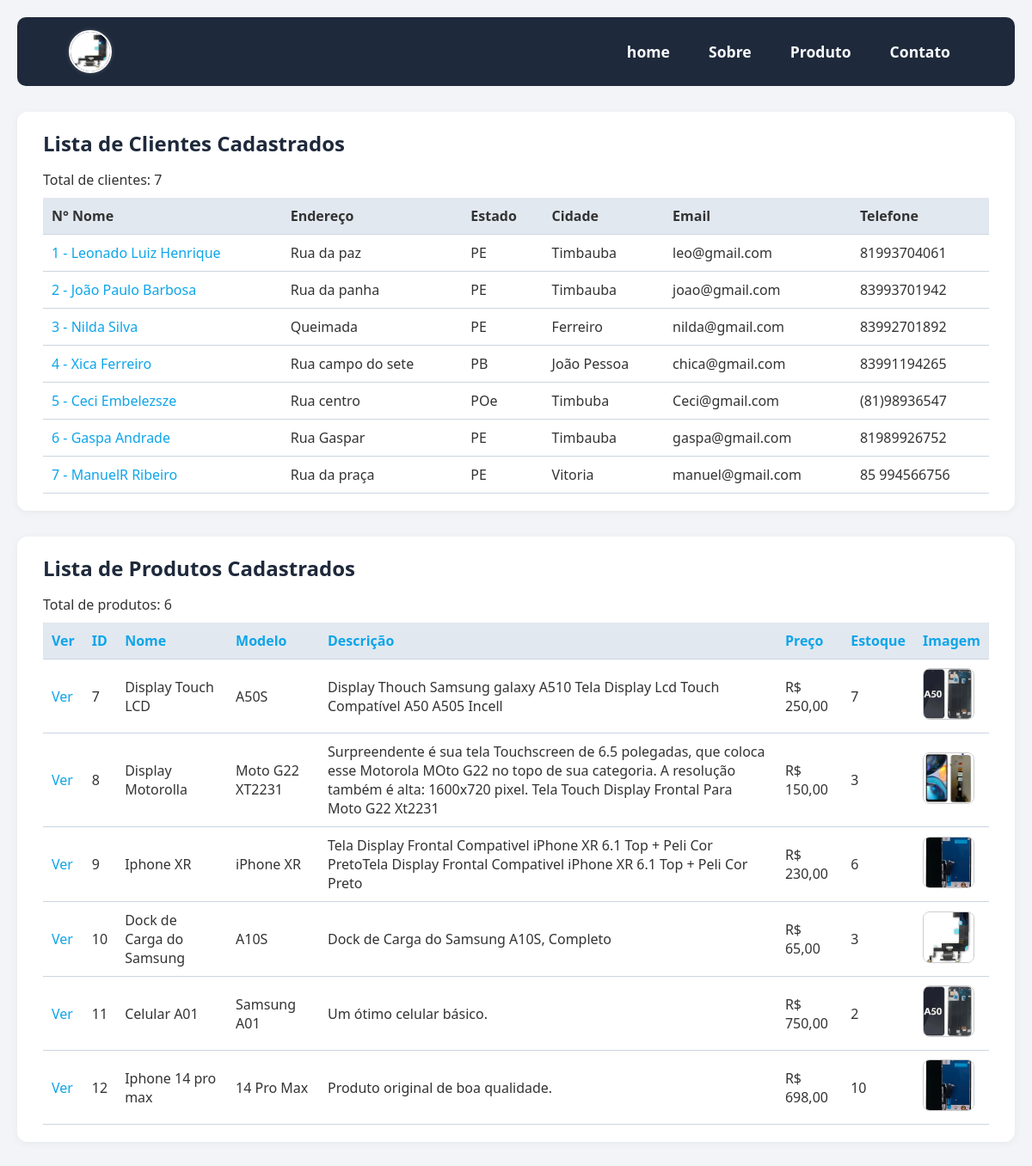
The page / on the database its author committed.
### core/models.py (models this page shows, shortened)
class Cliente(models.Model):
    nome = models.CharField('Nome', max_length=100)  # Nome do cliente
    sobrenome = models.CharField(
        'Sobrenome', max_length=100)  # Sobrenome do cliente
    endereco = models.CharField(
        'Endereço', max_length=200)  # Endereço do cliente
    estado = models.CharField('Estado', max_length=50)  # Estado do cliente
    cidade = models.CharField('Cidade', max_length=100)  # Cidade do cliente
    email = models.EmailField('E-mail', max_length=100)  # E-mail do cliente
    telefone = models.CharField(
        'Telefone', max_length=15, blank=True, null=True)  # Telefone do cliente

class Produto(models.Model):
    nome = models.CharField('Nome', max_length=100)  # Nome do produto
    modelo = models.CharField('Modelo', max_length=100)  # Modelo do produto
    descricao = models.TextField('Descrição')  # Descrição do produto
    preco = models.DecimalField(
        'Preço', max_digits=10, decimal_places=2)    # Preço do produto
    estoque = models.IntegerField('Quantidade em Estoque')
    imagem = models.ImageField(
        'Imagem', upload_to='produtos/', blank=True, null=True)  # Imagem do produto

### core/views.py (the view)
# urls.py: path('', index, name='index'),
def index(request):
    produtos = Produto.objects.all()
    cliente = Cliente.objects.all()
    context = {
        'produtos': produtos,
        'clientes': cliente,
    }
    return render(request, 'index.html', context)

### core/templates/index.html (shortened to what this page needs)
{% load static %}
<!DOCTYPE html>
<html lang="pt-br">
<head>
  <link rel="stylesheet" href="{% static 'css/style.css' %}">
  <link rel="stylesheet" href="{% static 'css/home.css' %}">
</head>
<body>
  <header>
        <div class="logo">
            <img src="{% static 'images/Dockdecarga.webp' %}" alt="Logo" style="vertical-align: middle; border-radius: 50%; width: 50px; height: 50px;">
        </div>
        <nav>
            <a href="{% url 'index' %}">home</a>
            <a href="{% url 'sobre' %}">Sobre</a>
            <a href="#">Produto</a>
            <a href="{% url 'contato' %}">Contato</a>
        </nav>
    </header>
  <section class="clientes">
    <h2>Lista de Clientes Cadastrados</h2>
    {% if clientes %}
      <p>Total de clientes: {{ clientes|length }}</p>
      <table class="tabela">
        <thead>
          <tr>
            <th>N° Nome</th>
            <th>Endereço</th>
            <th>Estado</th>
            <th>Cidade</th>
            <th>Email</th>
            <th>Telefone</th>
          </tr>
        </thead>
        <tbody>
          {% for cliente in clientes %}
          <tr>
            <td data-label="N° Nome"><a href="{% url 'cliente' cliente.id %}">{{ cliente.id }} - {{ cliente.nome }} {{ cliente.sobrenome }}</a></td>
            <td data-label="Endereço">{{ cliente.endereco }}</td>
            <td data-label="Estado">{{ cliente.estado }}</td>
            <td data-label="Cidade">{{ cliente.cidade }}</td>
            <td data-label="Email">{{ cliente.email }}</td>
            <td data-label="Telefone">{{ cliente.telefone }}</td>
          </tr>
          {% endfor %}
        </tbody>
      </table>
    {% else %}
      <p>Nenhum cliente cadastrado.</p>
    {% endif %}
  </section>
  <section class="produtos">
    <h2>Lista de Produtos Cadastrados</h2>
    {% if produtos %}
      <p>Total de produtos: {{ produtos|length }}</p>
      <table class="tabela">
        <thead>
          <tr>
            <th><a href="#">Ver</a></th>
            <th><a href="#">ID</a></th>
            <th><a href="#">Nome</a></th>
            <th><a href="#">Modelo</a></th>
            <th><a href="#">Descrição</a></th>
            <th><a href="#">Preço</a></th>
            <th><a href="#">Estoque</a></th>
            <th><a href="#">Imagem</a></th>
          </tr>
        </thead>
        <tbody>
          {% for produto in produtos %}
          <tr>
            <td data-label="Ver"><a href="{% url 'produto' produto.id %}">Ver</a></td>
            <td data-label="ID">{{ produto.id }}</td>
            <td data-label="Nome">{{ produto.nome }}</td>
            <td data-label="Modelo">{{ produto.modelo }}</td>
            <td data-label="Descrição">{{ produto.descricao }}</td>
            <td data-label="Preço">R$ {{ produto.preco }}</td>
            <td data-label="Estoque">{{ produto.estoque }}</td>
            <td data-label="Imagem">
              {% if produto.imagem %}
                <img src="{{ produto.imagem.url }}" alt="Imagem do Produto">
              {% else %}
                <span>Sem imagem</span>
              {% endif %}
            </td>
          </tr>
          {% endfor %}
        </tbody>
      </table>
    {% else %}
      <p>Nenhum produto cadastrado.</p>
    {% endif %}
  </section>
</body>
</html>

### core/static/css/style.css (style rules this page uses)
body { margin: 0; font-family: Arial, sans-serif; }
header { background: #222; color: #fff; padding: 20px 0; display: flex; align-items: center; }
.logo { margin-left: 30px; font-size: 1.8em; font-weight: bold; }
nav { margin-left: auto; margin-right: 30px; }
nav a { color: #fff; text-decoration: none; margin: 0 15px; font-size: 1.1em; }

### core/static/css/home.css (style rules this page uses)
* { margin: 0; padding: 0; box-sizing: border-box; font-family: "Segoe UI", Tahoma, Geneva, Verdana, sans-serif; }
body { background-color: #f2f4f7; color: #333; padding: 20px; }
header { background-color: #1e293b; color: white; padding: 15px 30px; border-radius: 10px; display: flex; align-items: center; justify-content: space-between; flex-wrap: wrap; margin-bottom: 30px; }
.logo img { border: 2px solid #fff; box-shadow: 0 0 5px rgba(255, 255, 255, 0.2); }
nav { display: flex; gap: 15px; }
nav a { color: #f8fafc; text-decoration: none; font-weight: bold; transition: 0.3s; }
section { background-color: #ffffff; padding: 20px 30px; border-radius: 12px; margin-bottom: 30px; box-shadow: 0 2px 10px rgba(0, 0, 0, 0.05); }
section h2 { font-size: 24px; margin-bottom: 15px; color: #1e293b; }
.tabela { width: 100%; border-collapse: collapse; margin-top: 10px; }
.tabela thead { background-color: #e2e8f0; }
.tabela th, .tabela td { padding: 10px; text-align: left; border-bottom: 1px solid #cbd5e1; }
.tabela a { color: #0ea5e9; text-decoration: none; }
.tabela img { width: 60px; height: 60px; object-fit: cover; border-radius: 8px; border: 1px solid #ccc; }

### rows shown on the page
Cliente: id "1", nome "Leonado Luiz", sobrenome "Henrique", endereco "Rua da paz", estado "PE", cidade "Timbauba", email "leo@gmail.com", telefone "81993704061"
Cliente: id "2", nome "João Paulo", sobrenome "Barbosa", endereco "Rua da panha", estado "PE", cidade "Timbauba", email "joao@gmail.com", telefone "83993701942"
Cliente: id "3", nome "Nilda", sobrenome "Silva", endereco "Queimada", estado "PE", cidade "Ferreiro", email "nilda@gmail.com", telefone "83992701892"
Cliente: id "4", nome "Xica", sobrenome "Ferreiro", endereco "Rua campo do sete", estado "PB", cidade "João Pessoa", email "chica@gmail.com", telefone "83991194265"
Cliente: id "5", nome "Ceci", sobrenome "Embelezsze", endereco "Rua centro", estado "POe", cidade "Timbuba", email "Ceci@gmail.com", telefone "(81)98936547"
Cliente: id "6", nome "Gaspa", sobrenome "Andrade", endereco "Rua Gaspar", estado "PE", cidade "Timbauba", email "gaspa@gmail.com", telefone "81989926752"
Cliente: id "7", nome "ManuelR", sobrenome "Ribeiro", endereco "Rua da praça", estado "PE", cidade "Vitoria", email "manuel@gmail.com", telefone "85 994566756"
Produto: id "7", nome "Display Touch LCD", modelo "A50S", descricao "Display Thouch Samsung galaxy A510 Tela Display Lcd Touch Compatível A50 A505 Incell", preco "250,00", estoque "7", imagem (picture)
Produto: id "8", nome "Display Motorolla", modelo "Moto G22 XT2231", descricao "Surpreendente é sua tela Touchscreen de 6.5 polegadas, que coloca esse Motorola MOto G22 no topo de sua categoria. A resolução também é alta: 1600x720 pixel. Tela Touch Display Frontal Para Moto G22 Xt2231", preco "150,00", estoque "3", imagem (picture)
Produto: id "9", nome "Iphone XR", modelo "iPhone XR", descricao "Tela Display Frontal Compativel iPhone XR 6.1 Top + Peli Cor PretoTela Display Frontal Compativel iPhone XR 6.1 Top + Peli Cor Preto", preco "230,00", estoque "6", imagem (picture)
Produto: id "10", nome "Dock de Carga do Samsung", modelo "A10S", descricao "Dock de Carga do Samsung A10S, Completo", preco "65,00", estoque "3", imagem (picture)
Produto: id "11", nome "Celular A01", modelo "Samsung A01", descricao "Um ótimo celular básico.", preco "750,00", estoque "2", imagem (picture)
Produto: id "12", nome "Iphone 14 pro max", modelo "14 Pro Max", descricao "Produto original de boa qualidade.", preco "698,00", estoque "10", imagem (picture)

### other values the page prints
{{ clientes|length }} "7"
{{ produtos|length }} "6"
